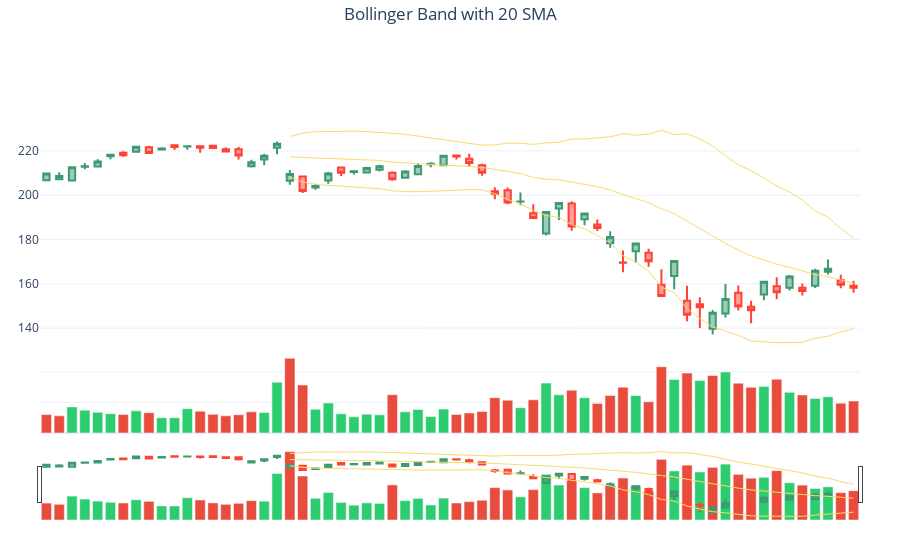

The cell this chart's notebook holds for it:
### Code cell
#https://plotly.com/~Shailendrachaudhary/2/gs-moving-average-volume-bollinger-bands/#plot

trace1 = {
    "name":"CandleStick",
    "type":"candlestick",
    "x": df.Date,
    "yaxis":"y2",
    "low": df.Low,
    "high":df.High,
    "open": df.Open,
    "close": df.Close
}
trace2 = {
    "line": {
        "width": 1
    },
    "mode":
    "lines",
    "name":"Moving Average",
    "type":
    "scatter",
    "x": df.Date,
    "y": df.rolling_mean,
    "yaxis":
    "y2",
    "marker": {
        "color": "#F7DC6F"
    }
}

vbcolors = []

for i in range(len(df.Close)):
    if i != 0:
        if df.Close[i] > df.Close[i - 1]:
            vbcolors.append("#2ECC71")
        else:
            vbcolors.append("#E74C3C")
    else:
        if df.Open[i] > df.Close[i]:
            vbcolors.append("#2ECC71")
        else:
            vbcolors.append("#E74C3C")

trace3 = {
    "name":"Volume",
    "type":
    "bar",
    "x": df.Date,
    "y": df.Volume,
    "yaxis":
    "y",
    "marker": {
        "color": vbcolors
    }
}
trace4 = {
    "line": {
        "width": 1
    },
    "name":"Bollinger Bands",
    "type":
    "scatter",
    "x": df.Date,
    "y": df.upper_band,
    "yaxis":
    "y2",
    "marker": {
        "color": "#F7DC6F"
    },
    "hoverinfo":
    "none",
    "legendgroup":
    "Bollinger Bands"
}
trace5 = {
    "line": {
        "width": 1
    },
    "type":
    "scatter",
    "x": df.Date,
    "y": df.lower_band,
    "yaxis":
    "y2",
    "marker": {
        "color": "#F7DC6F"
    },
    "hoverinfo":
    "none",
    "showlegend":
    False,
    "legendgroup":
    "Bollinger Bands"
}

data = Data([trace1, trace2, trace3, trace4, trace5])
layout = {
  "title": "Bollinger Band with 20 SMA",
  "title_x":0.5,
  "xaxis": {
      #"type": "date" , 
      #"tickmode": 'linear',
      "type": "category" , 
      "categoryorder": "category ascending",
      "ticks":'',
      "showticklabels":False,
      "hoverformat": '%m/%d/%Y',
      "rangeselector": {
          "x": 0, 
          "y": 0.9, 
          "font": {"size": 13}, 
          #"visibe": True, 
          "bgcolor": "rgba(150, 200, 250, 0.4)", 
          "buttons": [
            {
              "step": "all", 
              "count": 1, 
              "label": "reset"
            }, 
            {
              "step": "year", 
              "count": 1, 
              "label": "1yr", 
              "stepmode": "backward"
            }, 
            {
              "step": "month", 
              "count": 3, 
              "label": "3 mo", 
              "stepmode": "backward"
            }, 
            {
              "step": "month", 
              "count": 1, 
              "label": "1 mo", 
              "stepmode": "backward"
            }, 
            {"step": "all"}
          ]
      }
  }, 
  "yaxis": {
    "domain": [0, 0.2], 
    "showticklabels": False
  }, 
  "legend": {
    "x": 0.3, 
    "y": 0.9, 
    "yanchor": "bottom", 
    "orientation": "h"
  }, 
  "margin": {
    "b": 40, 
    "l": 40, 
    "r": 40, 
    "t": 40
  }, 
  "yaxis2": {"domain": [0.2, 0.8]}, 
  #"plot_bgcolor": "rgb(250, 250, 250)",
  "template": "plotly_white",
  "showlegend": False,
}
fig = Figure(data=data, layout=layout)
fig.show()
